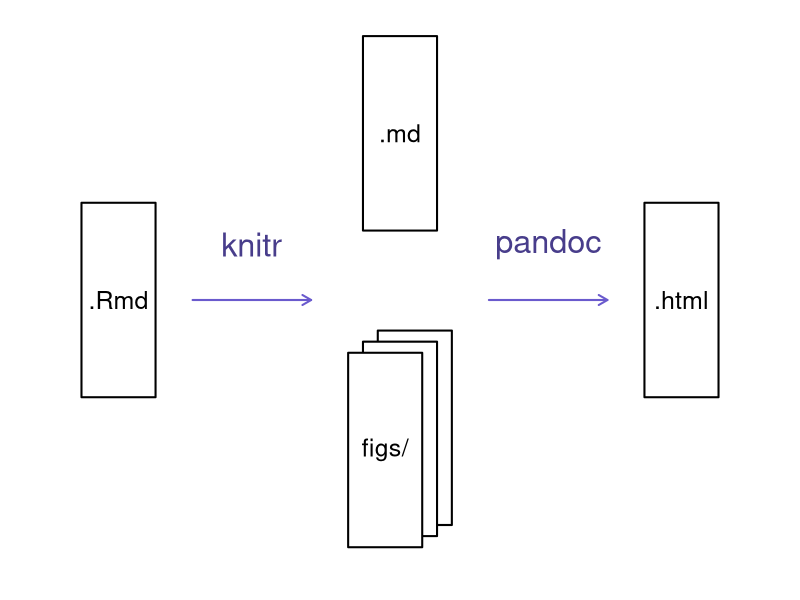

Reproduce this figure in R.
## ---- chunk 1
par(mar=rep(0, 4), bty="n", cex=1.5)
plot(0, 0, type="n", xlab="", ylab="", xaxt="n", yaxt="n",
     xlim=c(0, 100), ylim=c(0, 100))
xw <- 10
yh <- 35
xm <- 12
ym <- 50
rect(xm-xw/2, ym-yh/2, xm+xw/2, ym+yh/2, lwd=2)
text(xm, ym, ".Rmd")

xm <- 50
ym <- 80
rect(xm-xw/2, ym-yh/2, xm+xw/2, ym+yh/2, lwd=2)
text(xm, ym, ".md")
xm <- 50; ym <- 25
for(i in c(2, 0, -2))
    rect(xm-xw/2+i, ym-yh/2+i, xm+xw/2+i, ym+yh/2+i, lwd=2,
         border="black", col="white")
text(xm-2, ym-2, "figs/")

xm <- 100-12
ym <- 50
rect(xm-xw/2, ym-yh/2, xm+xw/2, ym+yh/2, lwd=2)
text(xm, ym, ".html")

arrows(22, 50, 38, 50, lwd=2, col="slateblue", len=0.1)
text((22+38)/2, 60, "knitr", col="darkslateblue", cex=1.3)

arrows(62, 50, 78, 50, lwd=2, col="slateblue", len=0.1)
text((62+78)/2, 60, "pandoc", col="darkslateblue", cex=1.3)
